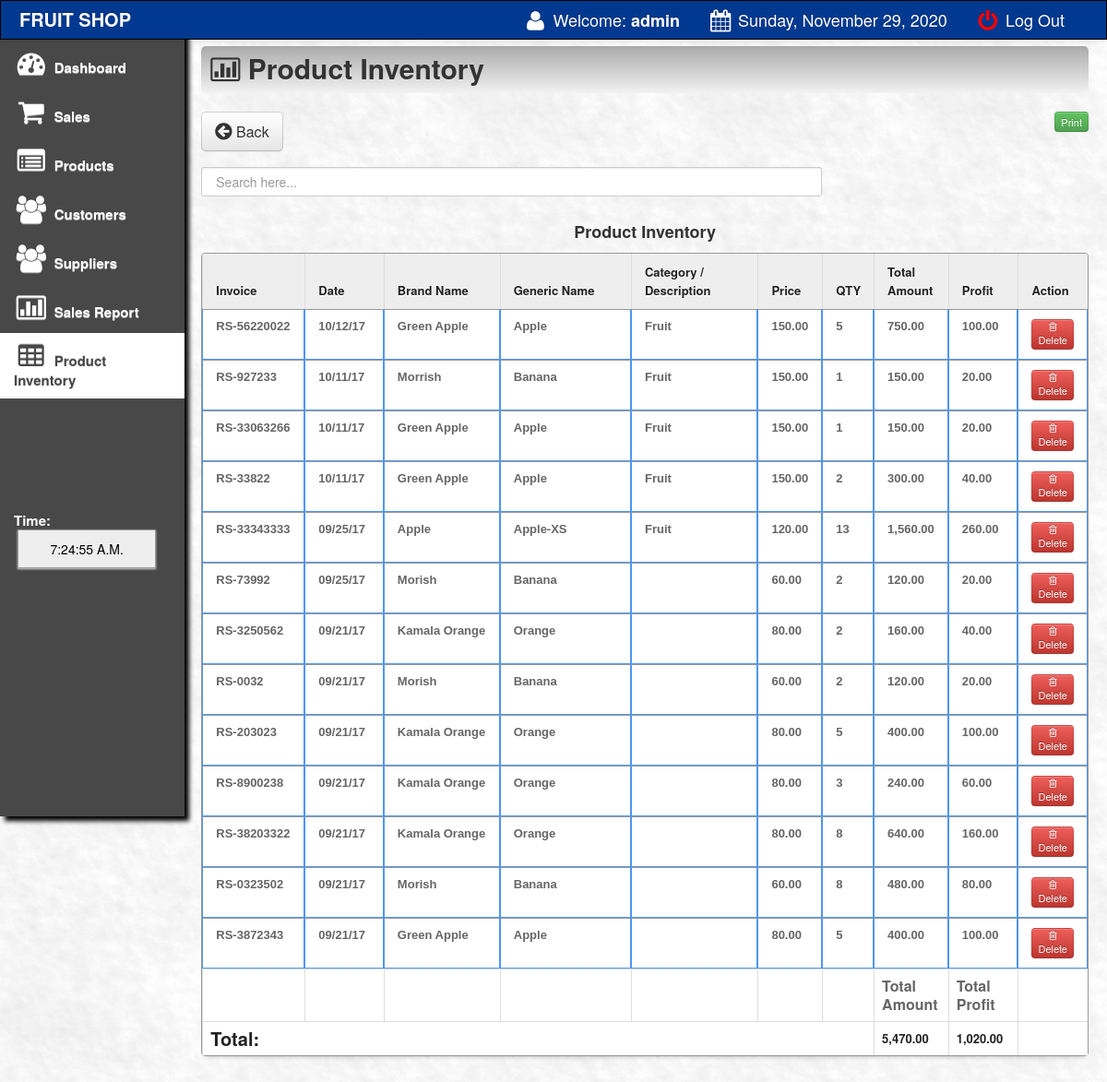
The page /main/sales_inventory.php (signed in) on the database its author committed.
### tables this page shows
CREATE TABLE `sales_order` (
  `transaction_id` int(11) NOT NULL,
  `invoice` varchar(100) NOT NULL,
  `product` varchar(100) NOT NULL,
  `qty` varchar(100) NOT NULL,
  `amount` varchar(100) NOT NULL,
  `profit` varchar(100) NOT NULL,
  `product_code` varchar(150) NOT NULL,
  `gen_name` varchar(200) NOT NULL,
  `name` varchar(200) NOT NULL,
  `price` varchar(100) NOT NULL,
  `discount` varchar(100) NOT NULL,
  `date` varchar(500) NOT NULL
);

### main/sales_inventory.php (the view, shortened to what this page needs)
<html>
<head>
 <link href="css/bootstrap.css" rel="stylesheet">
    <link rel="stylesheet" type="text/css" href="css/DT_bootstrap.css">
  <link rel="stylesheet" href="css/font-awesome.min.css">
    <link href="css/bootstrap-responsive.css" rel="stylesheet">
<link href="../style.css" media="screen" rel="stylesheet" type="text/css" />
<link href="src/facebox.css" media="screen" rel="stylesheet" type="text/css" />
<link rel="stylesheet" type="text/css" href="tcal.css" />
</head>
<?php
function createRandomPassword() {
	$chars = "003232303232023232023456789";
	$i = 0;
	$pass = '' ;
	while ($i <= 7) {
		$num = rand() % 33;
		$tmp = substr($chars, $num, 1);
		$pass = $pass . $tmp;
		$i++;
	}
	return $pass;
}
$finalcode='RS-'.createRandomPassword();
?>
<body>
<?php include('navfixed.php');?>
<div class="container-fluid">
      <div class="row-fluid">
	<div class="span2">
          <div class="well sidebar-nav">
              <ul class="nav nav-list">
              <li><a href="index.php"><i class="icon-dashboard icon-2x"></i> Dashboard </a></li>
			<li><a href="sales.php?id=cash&invoice=<?php echo $finalcode ?>"><i class="icon-shopping-cart icon-2x"></i> Sales</a>  </li>
			<li><a href="products.php"><i class="icon-list-alt icon-2x"></i> Products</a>                                     </li>
			<li><a href="customer.php"><i class="icon-group icon-2x"></i> Customers</a>                                    </li>
			<li><a href="supplier.php"><i class="icon-group icon-2x"></i> Suppliers</a>                                    </li>
			<li><a href="salesreport.php?d1=0&d2=0"><i class="icon-bar-chart icon-2x"></i> Sales Report</a>                </li>
			<li class="active"><a href="sales_inventory.php"><i class="icon-table icon-2x"></i> Product Inventory</a>                </li>
			<br><br><br><br><br><br>
			<li>
			 <div class="hero-unit-clock">
			<form name="clock">
			<font color="white">Time: <br></font>&nbsp;<input style="width:150px;" type="submit" class="trans" name="face" value="">
			</form>
			  </div>
			</li>
				</ul>
          </div>
        </div>
	<div class="span10">
	<div class="contentheader">
			<i class="icon-bar-chart"></i> Product Inventory
			</div>
<br>
<a  href="index.php"><button class="btn btn-default btn-large" style="float: left;"><i class="icon icon-circle-arrow-left icon-large"></i> Back</button></a>
	<div style="float:right;">
<button  style="float:left;" class="btn btn-success btn-mini"><a href="javascript:Clickheretoprint()"> Print</button></a>
</div>
<br>
<br>
<br>
<input type="text" style="padding:15px;" name="filter" value="" id="filter" placeholder="Search here..." autocomplete="off" />
<div class="content" id="content">
<br><br><br>
<center><strong>Product Inventory</strong></center>
<table class="table table-bordered" id="resultTable" data-responsive="table" style="text-align: left;">
	<thead>
		<tr>
			<th width="12%"> Invoice </th>
			<th width="9%"> Date </th>
			<th width="14%"> Brand Name </th>
			<th width="16%"> Generic Name </th>
			<th width="15%"> Category / Description </th>
			<th > Price </th>
			<th> QTY </th>
			<th width="8%"> Total Amount </th>
			<th width="8%"> Profit </th>
			<th > Action </th>
		</tr>
	</thead>
	<tbody>
			<?php
			function formatMoney($number, $fractional=false) {
					if ($fractional) {
						$number = sprintf('%.2f', $number);
					}
					while (true) {
						$replaced = preg_replace('/(-?\d+)(\d\d\d)/', '$1,$2', $number);
						if ($replaced != $number) {
							$number = $replaced;
						} else {
							break;
						}
					}
					return $number;
				}
				include('../connect.php');
				$result = $db->prepare("SELECT * FROM sales_order ORDER BY transaction_id DESC");
				$result->execute();
				for($i=0; $row = $result->fetch(); $i++){
			?>
			<tr class="record">
			<td><?php echo $row['invoice']; ?></td>
			<td><?php echo $row['date']; ?></td>
			<td><?php echo $row['product_code']; ?></td>
			<td><?php echo $row['gen_name']; ?></td>
			<td><?php echo $row['name']; ?></td>
			<td><?php
			$price=$row['price'];
			echo formatMoney($price, true);
			?></td>
						<td><?php echo $row['qty']; ?></td>
			<td><?php
			$oprice=$row['amount'];
			echo formatMoney($oprice, true);
			?></td>
				<td><?php
			$pprice=$row['profit'];
			echo formatMoney($pprice, true);
			?></td>
			<td>
			<a href="deletesalesinventory.php?id=<?php echo $row['transaction_id']; ?>&qty=<?php echo $row['qty'];?>"><button class="btn btn-mini btn-danger"><i class="icon icon-trash"></i> Delete </button></a>
			</tr>
			<?php
				}
			?>
			<tr>
				<th></th>
				<th></th>
				<th></th>
				<th></th>
				<th></th>
				<th></th>
				<th></th>
				<th>Total Amount</th>
				<th>Total Profit</th>
				<th></th>
			<tr>
			<tr>
				<th colspan="7"><strong style="font-size: 20px; color: #222222;">Total:</strong></th>
				<th colspan="1"><strong style="font-size: 13px; color: #222222;">
				<?php
				$resultas = $db->prepare("SELECT sum(amount) from sales_order");
				$resultas->bindParam(':a', $sdsd);
				$resultas->execute();
				for($i=0; $rowas = $resultas->fetch(); $i++){
				$fgfg=$rowas['sum(amount)'];
				echo formatMoney($fgfg, true);
				}
				?>
				</strong></th>
				<th colspan="1"><strong style="font-size: 13px; color: #222222;">
				<?php
				$resultas = $db->prepare("SELECT sum(profit) from sales_order");
				$resultas->bindParam(':b', $sdsd);
				$resultas->execute();
				for($i=0; $rowas = $resultas->fetch(); $i++){
				$fgfg=$rowas['sum(profit)'];
				echo formatMoney($fgfg, true);
				}
				?>
					</th>
					<th></th>
			</tr>
	</tbody>
</table>
</div>
</div>
</div>
</div>
</body>
<?php include('footer.php');?>
</html>

### style.css (style rules this page uses)
td a { color:darkblue; }
input { border: 1px solid #999; background: #EEEEEE; padding: 10px; box-shadow:0 1px 2px #ddd; -moz-box-shadow:0 1px 2px #ddd; -webkit-box-shadow:0 1px 2px #ddd; }
button a, a:hover { color:#fff; text-decoration:none; }
#filter { width: 70%; float:left; }
#resultTable { border-collapse: separate; background-color: #FFFFFF; border-spacing: 0; max-width: 100%; }
#resultTable { color: #666666; text-shadow: 0 1px 0 #FFFFFF; width: 100%; border: 1px solid #999999; box-shadow: 0 5px 5px -5px rgba(0, 0, 0, 0.3); margin-top: 13px; }
#resultTable thead tr th { background: none repeat scroll 0 0 #EEEEEE; color: #222222; padding: 10px 14px; text-align: left; border-top: 0 none; font-size: 13px; }
#resultTable tbody tr td { font: bold 13px 'Arial'; text-align: left; padding: 10px 14px; border-top: 1px solid #999999; }
#resultTable td { padding:7px; border:#4e95f4 1px solid; }
#resultTable tr { background: #fff; }

### main/sales_inventory.php (style rules this page uses)
body { padding-top: 60px; padding-bottom: 40px; }
.sidebar-nav { padding: 9px 0; }

### rows shown on the page
sales_order: invoice "RS-56220022", date "10/12/17", product_code "Green Apple", gen_name "Apple", name "Fruit", price "150.00", qty "5", amount "750.00", profit "100.00"
sales_order: invoice "RS-927233", date "10/11/17", product_code "Morrish", gen_name "Banana", name "Fruit", price "150.00", qty "1", amount "150.00", profit "20.00"
sales_order: invoice "RS-33063266", date "10/11/17", product_code "Green Apple", gen_name "Apple", name "Fruit", price "150.00", qty "1", amount "150.00", profit "20.00"
sales_order: invoice "RS-33822", date "10/11/17", product_code "Green Apple", gen_name "Apple", name "Fruit", price "150.00", qty "2", amount "300.00", profit "40.00"
sales_order: invoice "RS-33343333", date "09/25/17", product_code "Apple", gen_name "Apple-XS", name "Fruit", price "120.00", qty "13", amount "1,560.00", profit "260.00"
sales_order: invoice "RS-73992", date "09/25/17", product_code "Morish", gen_name "Banana", price "60.00", qty "2", amount "120.00", profit "20.00"
sales_order: invoice "RS-3250562", date "09/21/17", product_code "Kamala Orange", gen_name "Orange", price "80.00", qty "2", amount "160.00", profit "40.00"
sales_order: invoice "RS-0032", date "09/21/17", product_code "Morish", gen_name "Banana", price "60.00", qty "2", amount "120.00", profit "20.00"
sales_order: invoice "RS-203023", date "09/21/17", product_code "Kamala Orange", gen_name "Orange", price "80.00", qty "5", amount "400.00", profit "100.00"
sales_order: invoice "RS-8900238", date "09/21/17", product_code "Kamala Orange", gen_name "Orange", price "80.00", qty "3", amount "240.00", profit "60.00"
sales_order: invoice "RS-38203322", date "09/21/17", product_code "Kamala Orange", gen_name "Orange", price "80.00", qty "8", amount "640.00", profit "160.00"
sales_order: invoice "RS-0323502", date "09/21/17", product_code "Morish", gen_name "Banana", price "60.00", qty "8", amount "480.00", profit "80.00"
sales_order: invoice "RS-3872343", date "09/21/17", product_code "Green Apple", gen_name "Apple", price "80.00", qty "5", amount "400.00", profit "100.00"

### other values the page prints
$_SESSION['SESS_LAST_NAME'] "admin"
$new "Sunday, November 29, 2020"
formatMoney($fgfg, true) "5,470.00"
formatMoney($fgfg, true) "1,020.00"
